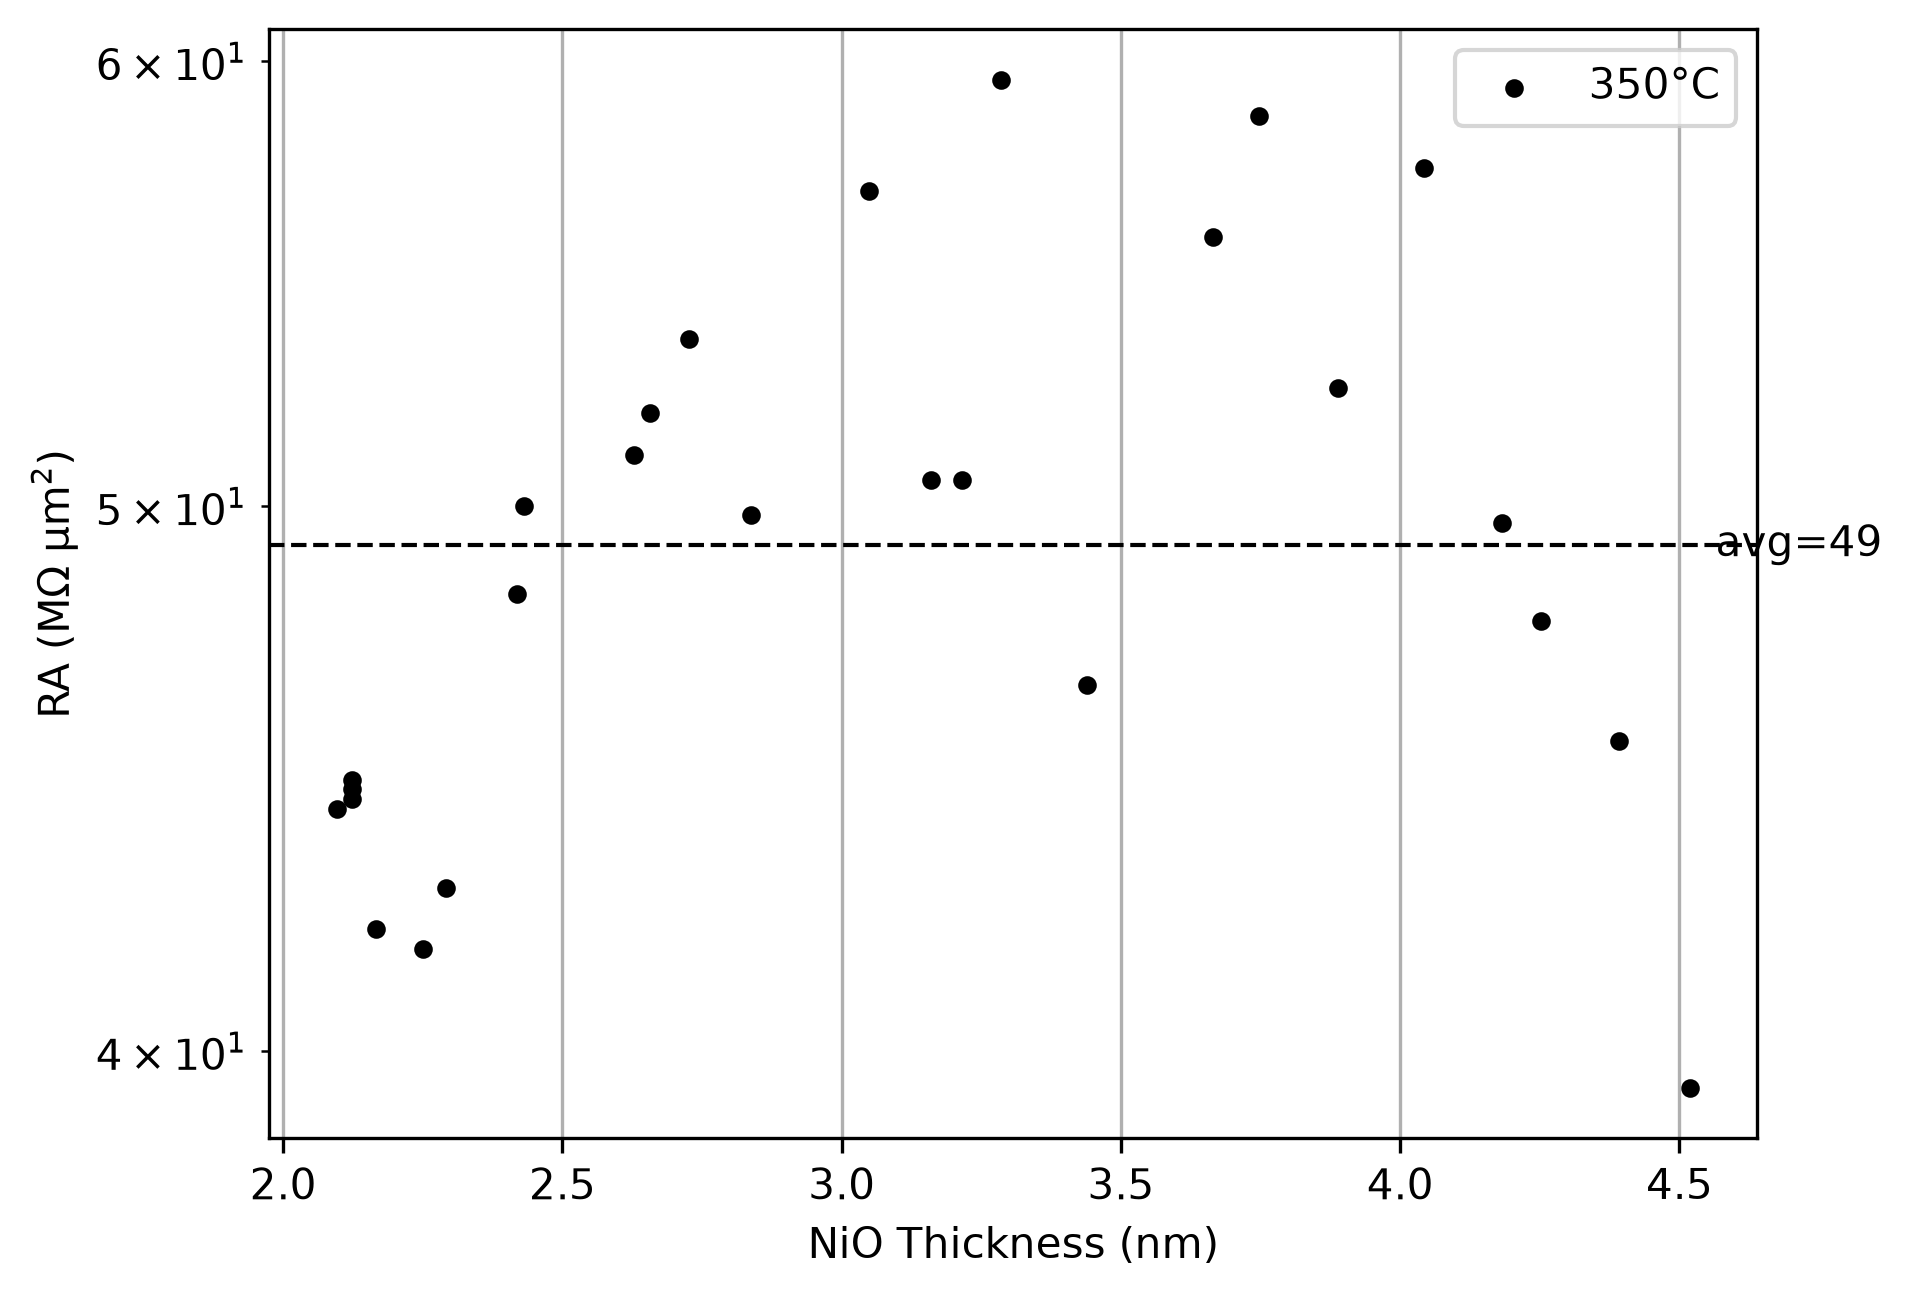

This figure's Python source:
import matplotlib.pyplot as plt
import numpy as np
import pandas as pd

#reads a csv file and returns a list of dictionaries, where each dictionary represents a row in the csv file
def read_csv_to_json(csv_file_path):
    df = pd.read_csv(csv_file_path, sep="\t", keep_default_na=False) 
    return df.to_dict(orient="records")

def graph_RA(data_path,color="black", temp=None): #choose color of line, default is black
    data = read_csv_to_json(data_path)
    data_temp = [d for d in data if d["Temp (C)"] == temp]
    Row_num = np.array([d["Row number"] for d in data_temp])
    RA = np.array([d["RA"] for d in data_temp])
    # transform row numbers using f(x) = 1.9 + (x/200)*2.8
    if Row_num.size > 0:
        x_trans = 1.9 + (Row_num / 200.0) * 2.8
    else:
        x_trans = Row_num.astype(float)
    plt.scatter(x_trans, RA, color=color, s=12, label=f"{temp}°C")
    # add average horizontal line for this temperature's RA values
    if RA.size > 0:
        avg = np.mean(RA)
        plt.axhline(avg, color=color, linestyle='--', linewidth=1)
        # annotate the average value near the right edge of transformed x
        x_pos = x_trans.max() if x_trans.size > 0 else 0
        plt.text(x_pos, avg, f"  avg={avg:.2g}", va='center', ha='left', color=color)

    plt.xlabel('NiO Thickness (nm)')
    plt.yscale('log')
    plt.ylabel('RA (MΩ μm$^2$)')  
    
    plt.grid()
    plt.show()

graph_RA('./jerrick_graph_practices/A829P_RA.txt', color="black", temp=350)

plt.legend()
plt.savefig('./jerrick_graph_practices/A829P_RA.png', dpi=300, transparent=False, bbox_inches='tight')
